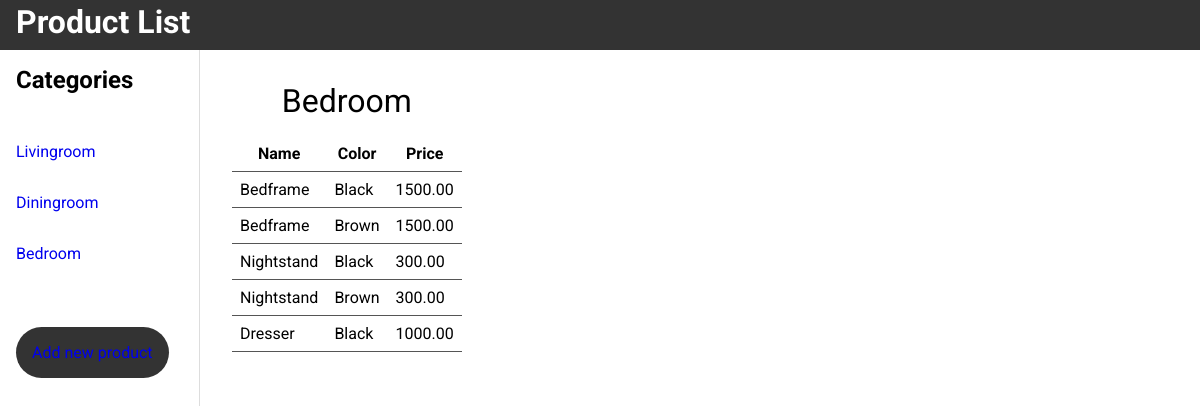
Page /index.php?productCategory=Bedroom on the committed database.
### tables this page shows
CREATE TABLE IF NOT EXISTS `products` (
    `productId` int(11) NOT NULL AUTO_INCREMENT,
	`productName` VARCHAR(50) NOT NULL,
	`productColor` VARCHAR(50) NOT NULL,
	`productCategory` VARCHAR(50) NOT NULL,
	`productPrice` DECIMAL(10,2) NOT NULL,
	PRIMARY KEY (`productId`)
	);

### index.php (the view, shortened to what this page needs)
<!DOCTYPE html>
<html lang="en">
    <head>
        <link href='style.css' rel='stylesheet' />
    </head>
    <body class="mainPage">
        <header>
            <h1>Product List</h1>
        </header>
        <aside>
            <h2>Categories</h2>
            <a href='index.php?productCategory=Livingroom' >Livingroom</a>
            <a href='index.php?productCategory=Diningroom' >Diningroom</a>
            <a href='index.php?productCategory=Bedroom' >Bedroom</a>
            <a href='addNew.php' class="addNewButton">Add new product</a>
        </aside>
        <main>
            <?php
               require 'connect.php';
               if(isset($_GET['productCategory']) ){
                    $category=$_GET['productCategory'] ;
               }else{
                    $category="";
               }
               $sql = "SELECT * FROM products WHERE productCategory='" . $category . "'";
               $result = mysqli_query($mysqli, $sql);
                $rows = $result->fetch_all(MYSQLI_ASSOC);
                    echo '<table>';
                    echo '<caption>'.$category.'</caption>';
                    echo '<tr>';
                    echo '<th>Name</th>';
                    echo '<th>Color</th>';
                    echo '<th>Price</th>';
                    echo '</tr>';
                    foreach($rows as $row) {
                        echo
                        '<td>'. $row['productName'].'</td>' ,
                        '<td>'. $row['productColor'].'</td>',
                        '<td>'. $row['productPrice'].'</td>';
                    }
            ?>
        </main>
    </body>
</html>

### style.css (style rules this page uses)
* { margin: 0; box-sizing: border-box; }
html, body { font-family: "Roboto", sans-serif; }
.mainPage { display: grid; height: 100vh; grid-template-columns: 200px 1fr; grid-template-rows: 50px 1fr; }
main { padding: 2rem; }
header { grid-column: 1/ 3; background: #333; padding: 0.2rem 1rem; color: #fff; }
aside a { display: block; text-decoration: none; padding: 1rem 0; }
aside { padding: 1rem; border-right: 1px solid #ddd; }
.addNewButton { display: inline-block; padding: 1rem; background-color: #333; margin-top: 3rem; border-radius: 3em; }
table { border-collapse: collapse; }
table td, table th { padding: 0.5rem; }
table tr { border-bottom: 1px solid #555; }
table caption { font-size: 2rem; margin-bottom: 1rem; }
h2 { margin-bottom: 2rem; }

### rows in the picture
products: productName "Bedframe", productColor "Black", productPrice "1500.00"
products: productName "Bedframe", productColor "Brown", productPrice "1500.00"
products: productName "Nightstand", productColor "Black", productPrice "300.00"
products: productName "Nightstand", productColor "Brown", productPrice "300.00"
products: productName "Dresser", productColor "Black", productPrice "1000.00"

### other values in the picture
$category "Bedroom"
